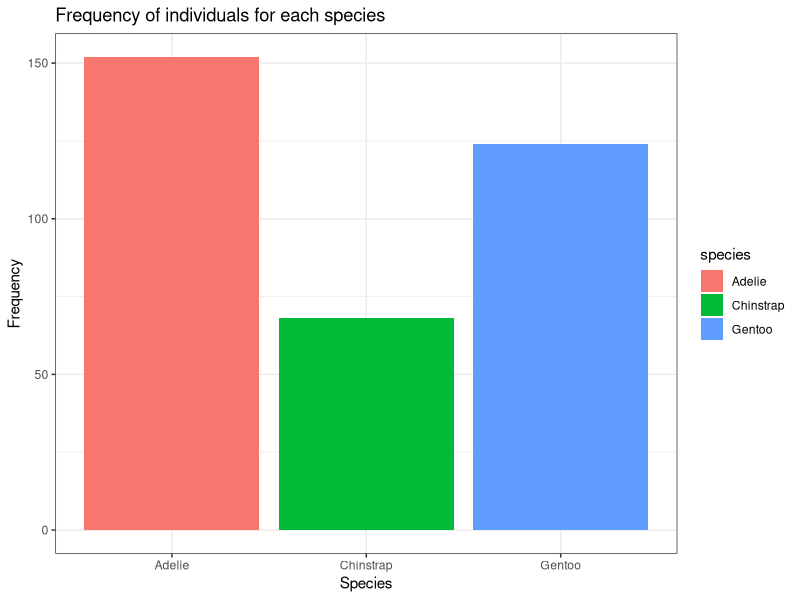
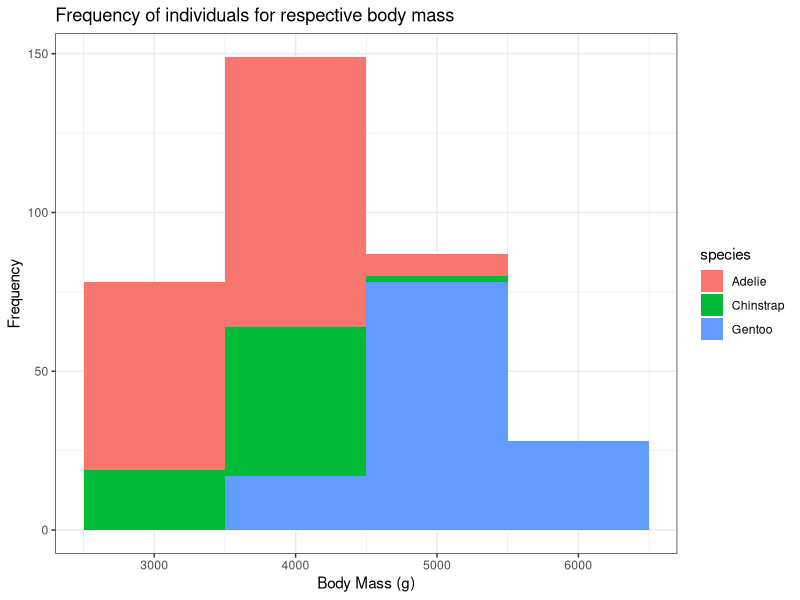
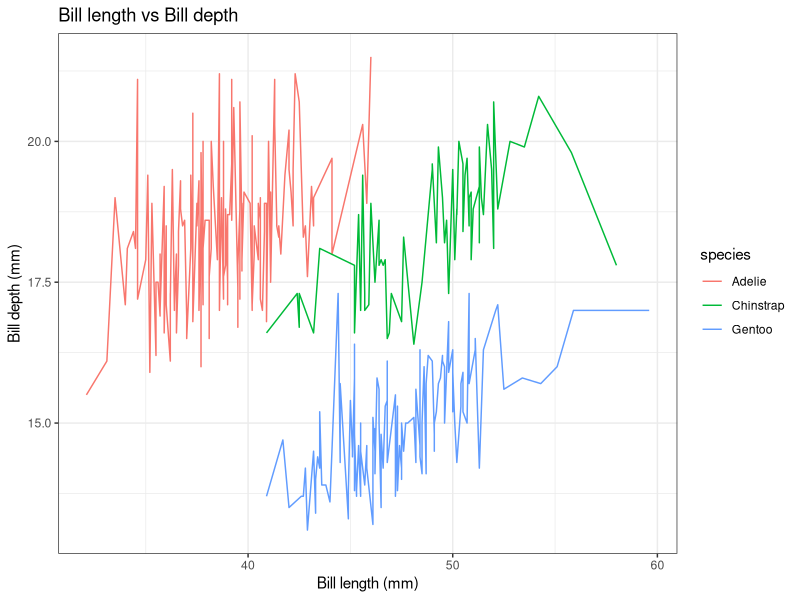
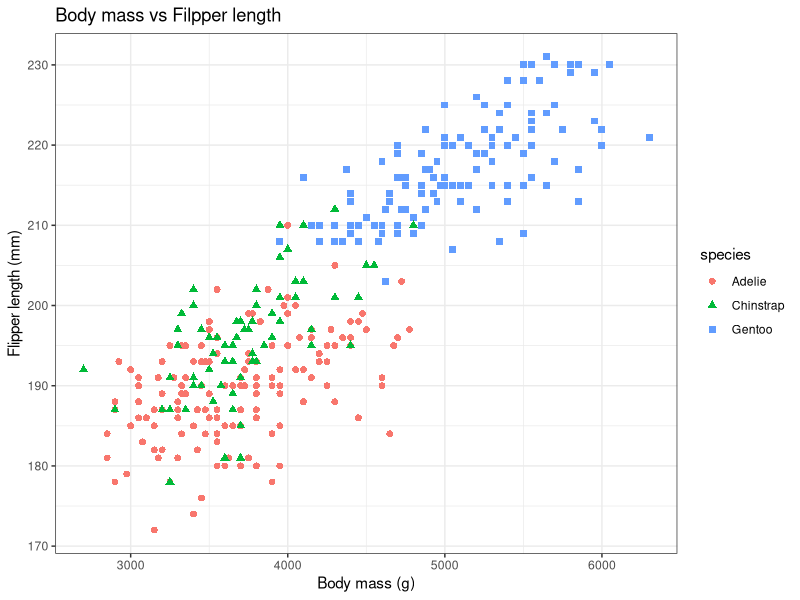
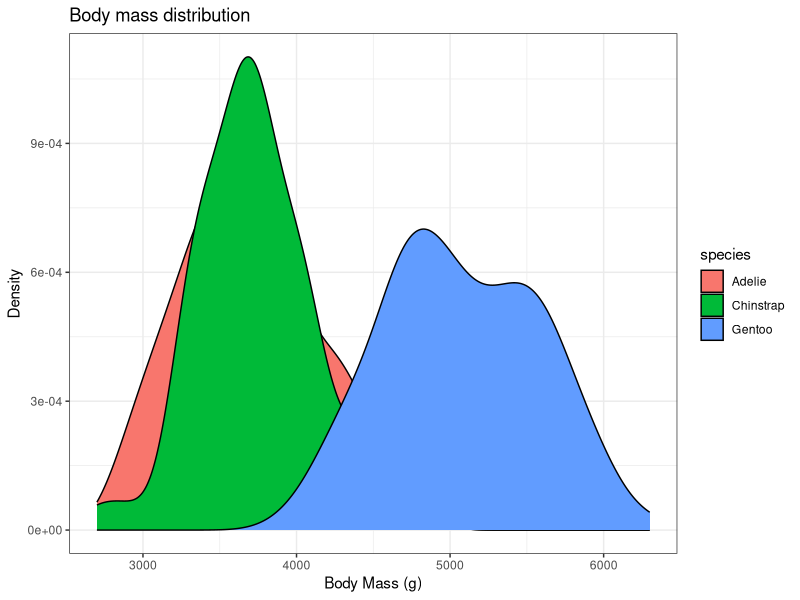
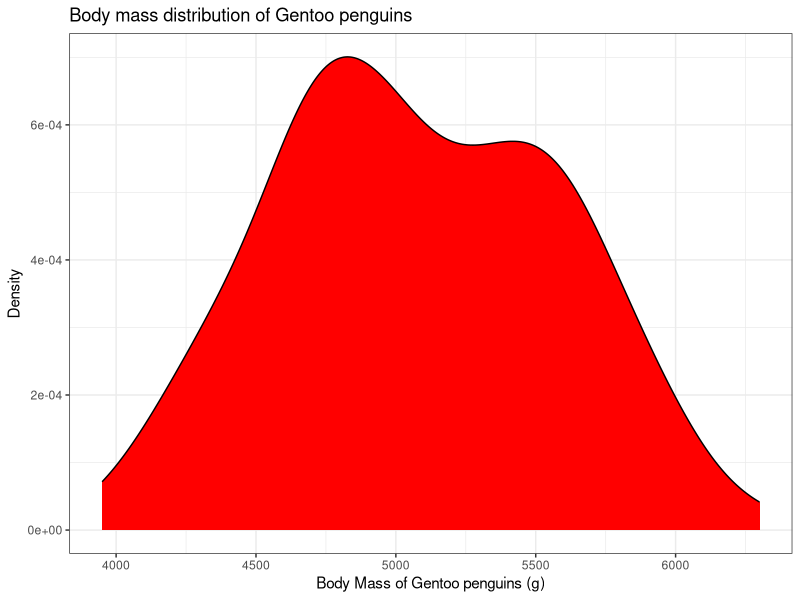
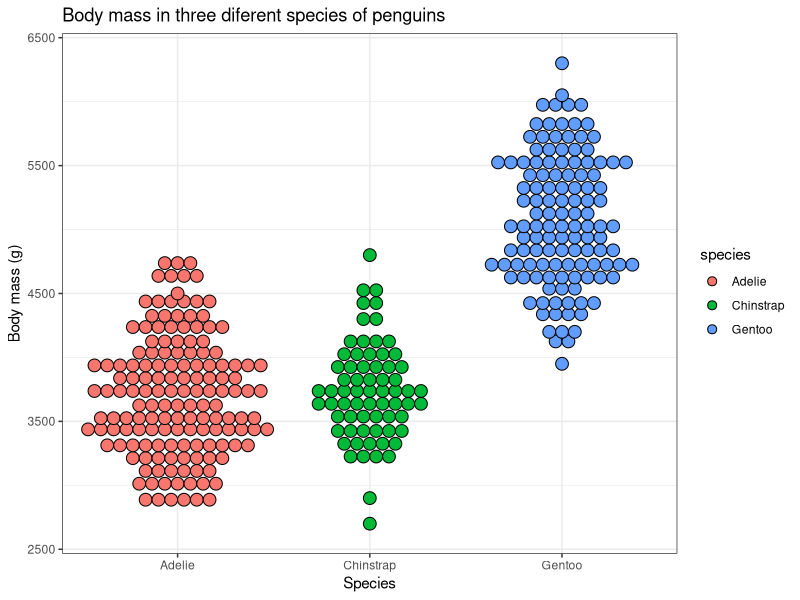
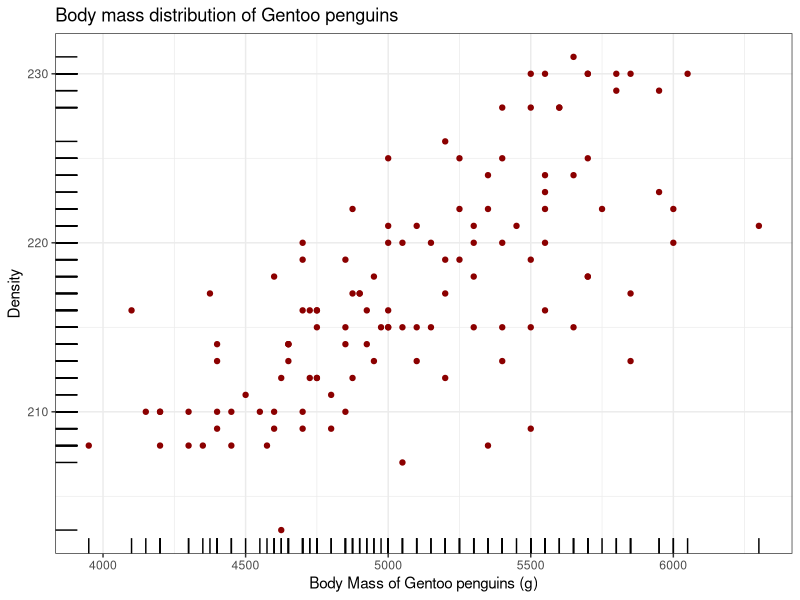

Write the R code that produced these figures, in order.
## ---- chunk 1
library(palmerpenguins)
head(penguins)
## ---- chunk 2
library(ggplot2)
library(palmerpenguins)

ggplot(data = penguins, aes(x = species, fill = species)) + 
  xlab("Species") + ylab("Frequency") + 
  ggtitle("Frequency of individuals for each species") + 
  geom_bar() + theme_bw()
## ---- chunk 3
#| warning: true
library(ggplot2)
library(palmerpenguins)

ggplot(data = penguins, aes(x = body_mass_g, fill = species)) + 
  xlab("Body Mass (g)") + ylab("Frequency") + 
  ggtitle("Frequency of individuals for respective body mass") + 
  geom_histogram(binwidth = 1000) + theme_bw()
## ---- chunk 4
library(ggplot2)
library(palmerpenguins)

ggplot(data = penguins, aes(x = bill_length_mm, 
                            y = bill_depth_mm, colour = species)) + 
  xlab("Bill length (mm)") + ylab("Bill depth (mm)") + 
  ggtitle("Bill length vs Bill depth") + geom_line() + theme_bw()
## ---- chunk 5
library(ggplot2)
library(palmerpenguins)

ggplot(data = penguins, aes(x = body_mass_g, y = flipper_length_mm, 
                            shape = species, colour = species)) + 
  xlab("Body mass (g)") + ylab("Flipper length (mm)") + 
  ggtitle("Body mass vs Filpper length") + geom_point(size = 2) + theme_bw()
## ---- chunk 6
library(ggplot2)
library(palmerpenguins)

ggplot(data = penguins, aes(x = body_mass_g, fill = species)) + 
  xlab("Body Mass (g)") + ylab("Density") + ggtitle("Body mass distribution") + 
  geom_density() + theme_bw()
## ---- chunk 7
library(ggplot2)
library(palmerpenguins)
library(dplyr)

penguins_gentoo <- penguins %>% filter(species == "Gentoo")

ggplot(data = penguins_gentoo, aes(x = body_mass_g)) + 
  xlab("Body Mass of Gentoo penguins (g)") + ylab("Density") + 
  ggtitle("Body mass distribution of Gentoo penguins") + 
  geom_density(fill = "red") + theme_bw()
## ---- chunk 8
library(ggplot2)
library(palmerpenguins)

ggplot(data = penguins, aes(x = species, y = body_mass_g, fill = species)) + 
  xlab("Species") + ylab("Body mass (g)") + 
  ggtitle("Body mass in three diferent species of penguins") + 
  geom_dotplot(binaxis = "y", stackdir = "center", binwidth = 100) + theme_bw()
## ---- chunk 9
library(ggplot2)
library(palmerpenguins)
library(dplyr)

penguins_gentoo <- penguins %>% filter(species == "Gentoo")

ggplot(data = penguins_gentoo, aes(x = body_mass_g, y = flipper_length_mm)) + 
  xlab("Body Mass of Gentoo penguins (g)") + ylab("Density") + 
  ggtitle("Body mass distribution of Gentoo penguins") + 
  geom_point(colour = "darkred") + geom_rug() + theme_bw()
## ---- chunk 10
library(ggplot2)
library(palmerpenguins)

ggplot(data = penguins, aes(x = species, y = body_mass_g, colour = species)) + 
  xlab("Species") + ylab("Body mass (g)") + 
  ggtitle("Body mass in three diferent species of penguins") + geom_boxplot() + 
  theme_bw()
## ---- chunk 11
library(ggplot2)
library(palmerpenguins)

ggplot(data = penguins, aes(x = species, y = body_mass_g, fill = species)) + 
  xlab("Species") + ylab("Body mass (g)") + 
  ggtitle("Body mass in three diferent species of penguins") + 
  geom_violin(aes(colour = species), trim = TRUE) + geom_boxplot(width = 0.2) +
  theme_bw()
